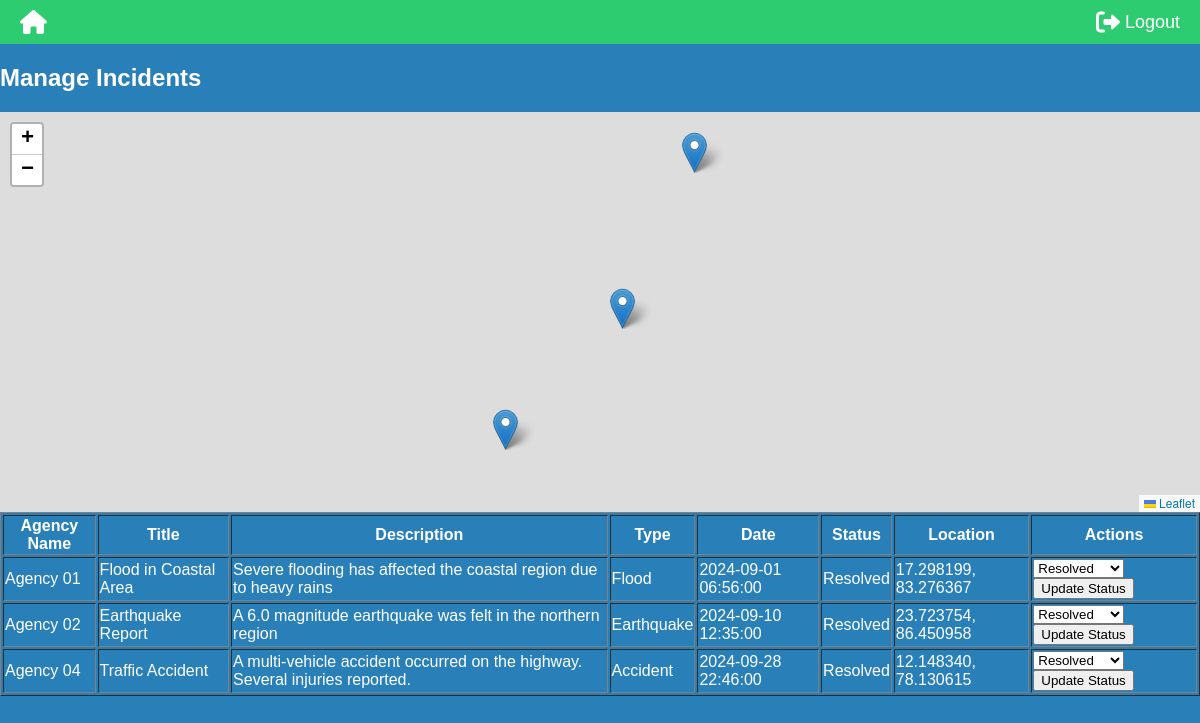
Page /manage_incidents.php (signed in) on the committed database.
### tables this page shows
CREATE TABLE `incidents` (
  `incident_id` int(11) NOT NULL,
  `agency_id` int(11) DEFAULT NULL,
  `incident_title` varchar(255) DEFAULT NULL,
  `incident_description` text DEFAULT NULL,
  `incident_type` enum('Fire','Flood','Earthquake','Accident','Other') DEFAULT NULL,
  `incident_date` datetime DEFAULT NULL,
  `status` enum('Reported','In Progress','Resolved') DEFAULT 'Reported',
  `location_latitude` decimal(9,6) DEFAULT NULL,
  `location_longitude` decimal(9,6) DEFAULT NULL,
  `timestamp` timestamp NOT NULL DEFAULT current_timestamp(),
  `in_progress_timestamp` datetime DEFAULT NULL,
  `resolved_timestamp` datetime DEFAULT NULL
);

CREATE TABLE `agencies` (
  `id` int(11) NOT NULL,
  `name` varchar(255) NOT NULL,
  `email` varchar(255) NOT NULL,
  `password` varchar(255) NOT NULL,
  `contact_number` varchar(20) DEFAULT NULL,
  `expertise` text DEFAULT NULL,
  `resources` text DEFAULT NULL,
  `last_activity` timestamp NOT NULL DEFAULT current_timestamp(),
  `latitude` decimal(10,8) NOT NULL,
  `longitude` decimal(11,8) NOT NULL,
  `type` varchar(50) NOT NULL
);

### manage_incidents.php (the view, shortened to what this page needs)
<?php
include('header.php');
require 'db_connect.php';
$sql = "
    SELECT
        incidents.*,
        agencies.name AS agency_name
    FROM
        incidents
    JOIN
        agencies
    ON
        incidents.agency_id = agencies.id
";
$stmt = $conn->prepare($sql);
$stmt->execute();
$result = $stmt->get_result();
?>
<!DOCTYPE html>
<html lang="en">
<head>
    <link rel="stylesheet" href="https://unpkg.com/leaflet@1.7.1/dist/leaflet.css" />
</head>
<body>
    <h2>Manage Incidents</h2>
    <div id="map"></div>
    <table border="1">
        <tr>
            <th>Agency Name</th>
            <th>Title</th>
            <th>Description</th>
            <th>Type</th>
            <th>Date</th>
            <th>Status</th>
            <th>Location</th>
            <th>Actions</th>
        </tr>
        <?php
        while ($row = $result->fetch_assoc()):
        ?>
        <tr>
            <td><?php echo htmlspecialchars($row['agency_name']); ?></td>
            <td><?php echo htmlspecialchars($row['incident_title']); ?></td>
            <td><?php echo htmlspecialchars($row['incident_description']); ?></td>
            <td><?php echo htmlspecialchars($row['incident_type']); ?></td>
            <td><?php echo htmlspecialchars($row['incident_date']); ?></td>
            <td><?php echo htmlspecialchars($row['status']); ?></td>
            <td><?php echo htmlspecialchars($row['location_latitude']) . ', ' . htmlspecialchars($row['location_longitude']); ?></td>
            <td>
                <form action="update_incident_status.php" method="post">
                    <select name="status">
                        <option value="Resolved" <?php if ($row['status'] == 'Resolved') echo 'selected'; ?>>Resolved</option>
                    </select>
                    <input type="submit" value="Update Status">
                </form>
            </td>
        </tr>
        <?php endwhile; ?>
    </table>
</body>
</html>

### header.php (style rules this page uses)
body { margin: 0; padding: 0; font-family: Arial, sans-serif; background: #2980b9; color: #fff; }

### manage_incidents.php (style rules this page uses)
#map { height: 400px; width: 100%; }

### rows in the picture
incidents: agency.name "Agency 01", incident_title "Flood in Coastal Area", incident_description "Severe flooding has affected the coastal region due to heavy rains", incident_type "Flood", incident_date "2024-09-01 06:56:00", status "Resolved", location_latitude "17.298199", location_longitude "83.276367"
incidents: agency.name "Agency 02", incident_title "Earthquake Report", incident_description "A 6.0 magnitude earthquake was felt in the northern region", incident_type "Earthquake", incident_date "2024-09-10 12:35:00", status "Resolved", location_latitude "23.723754", location_longitude "86.450958"
incidents: agency.name "Agency 04", incident_title "Traffic Accident", incident_description "A multi-vehicle accident occurred on the highway. Several injuries reported.", incident_type "Accident", incident_date "2024-09-28 22:46:00", status "Resolved", location_latitude "12.148340", location_longitude "78.130615"
